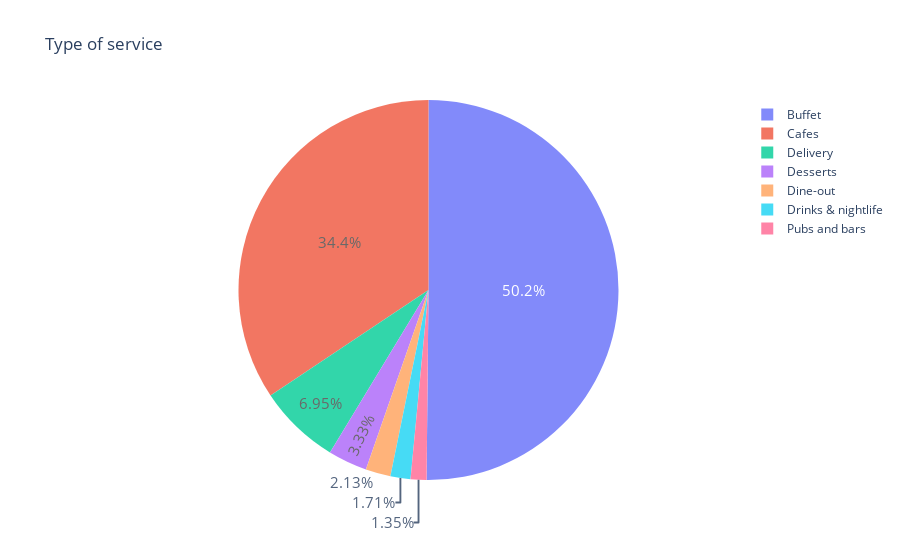

The cell this chart's notebook holds for it:
### Code cell
trace = go.Pie(labels = ['Buffet', 'Cafes','Delivery','Desserts','Dine-out','Drinks & nightlife', 'Pubs and bars'], 
               values = df['service_type'].value_counts(), 
               textfont=dict(size=15), opacity = 0.8)
layout = dict(title = 'Type of service')  
fig = dict(data = [trace], layout=layout)
py.iplot(fig)

#most common type of service are cbuffet and cafes with rest following

### Figure 1 — Plotly figure (JSON) as saved in the notebook; plotly's stock layout.template omitted (floating-point values rounded to 4 significant figures)
{"data": [{"labels": ["Buffet", "Cafes", "Delivery", "Desserts", "Dine-out", "Drinks & nightlife", "Pubs and bars"], "opacity": 0.8, "textfont": {"size": 15}, "type": "pie", "values": [25942, 17779, 3593, 1723, 1101, 882, 697]}], "layout": {"title": {"text": "Type of service"}}}
